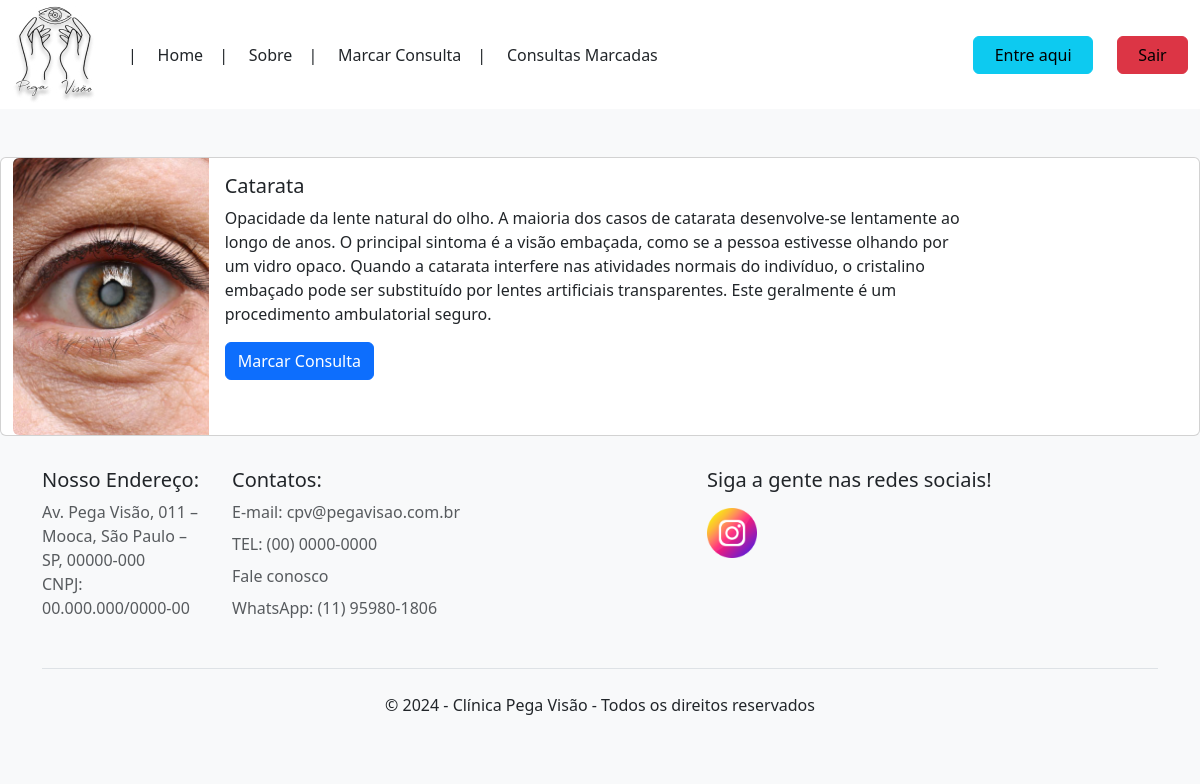
The app's page /atendimento/1 with its own data.
### apps/PV/models.py (models this page shows)
class Atendimento(models.Model):
    nome = models.CharField(max_length=100, null=False, blank=False)
    imagem = models.ImageField(upload_to="imagens/%Y/%m/%d/", blank=True)
    descricao = models.TextField(null=False, blank=False, default='')
    disponivel = models.BooleanField(default=False)

### apps/PV/views.py (the view)
# urls.py: path('atendimento/<int:atendimento_id>', atendimento, name='atendimento'),
def atendimento(request, atendimento_id):
    form = LoginForms()
    atendimento = get_object_or_404(Atendimento, pk=atendimento_id)
    return render(request, 'clinica/atendimento.html', {"atendimento": atendimento, 'form':form})

### templates/clinica/atendimento.html
{% extends 'clinica/base.html' %}
{% load static %}
{% block content %}
  <div class="card mb-3 container-fluid my-5" style="max-width: 1320px">
    <div class="row g-0">
      <div class="col-md-2">
        {% if atendimento.imagem == '' or atendimento.imagem == null %}
          <img src="{% static './images/not-found.png' %}" class="img-fluid rounded-start" />
        {% else %}
          <img src="{{ atendimento.imagem.url }}" class="img-fluid rounded-start" />
        {% endif %}
      </div>
      <div class="col-md-8">
        <div class="card-body">
          <h5 class="card-title">{{ atendimento.nome }}</h5>
          <p class="card-text">{{ atendimento.descricao }}</p>
          <a href="{% url 'nova_consulta' %}" class="btn btn-primary">Marcar Consulta</a>
        </div>
      </div>
    </div>
  </div>
{% endblock %}

### records on screen
Atendimento: imagem (picture), nome "Catarata", descricao "Opacidade da lente natural do olho. A maioria dos casos de catarata desenvolve-se lentamente ao longo de anos. O principal sintoma é a visão embaçada, como se a pessoa estivesse olhando por um vidro opaco. Quando a catarata interfere nas atividades normais do indivíduo, o cristalino embaçado pode ser substituído por lentes artificiais transparentes. Este geralmente é um procedimento ambulatorial seguro."
